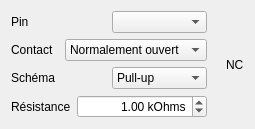
     <widget class="QWidget" name="tabFdc">
      <property name="toolTip">
       <string/>
      </property>
      <attribute name="title">
       <string>Fin de course</string>
      </attribute>
      <attribute name="toolTip">
       <string>Configuration du contact de fin de course</string>
      </attribute>
      <layout class="QHBoxLayout" name="horizontalLayout_11">
       <item>
        <layout class="QVBoxLayout" name="verticalLayout_3">
         <item>
          <layout class="QHBoxLayout" name="horizontalLayout_7">
           <item>
            <widget class="QLabel" name="label_7">
             <property name="text">
              <string>Pin</string>
             </property>
            </widget>
           </item>
           <item>
            <widget class="QComboBox" name="fdcPin"/>
           </item>
          </layout>
         </item>
         <item>
          <layout class="QHBoxLayout" name="horizontalLayout_8">
           <item>
            <widget class="QLabel" name="label_8">
             <property name="text">
              <string>Contact</string>
             </property>
            </widget>
           </item>
           <item>
            <widget class="QComboBox" name="fdcContact">
             <item>
              <property name="text">
               <string>Normalement ouvert</string>
              </property>
             </item>
             <item>
              <property name="text">
               <string>Normalement fermé</string>
              </property>
             </item>
            </widget>
           </item>
          </layout>
         </item>
         <item>
          <layout class="QHBoxLayout" name="horizontalLayout_9">
           <item>
            <widget class="QLabel" name="label_9">
             <property name="text">
              <string>Schéma</string>
             </property>
            </widget>
           </item>
           <item>
            <widget class="QComboBox" name="fdcSchema">
             <item>
              <property name="text">
               <string>Pull-up</string>
              </property>
             </item>
             <item>
              <property name="text">
               <string>Pull-down</string>
              </property>
             </item>
            </widget>
           </item>
          </layout>
         </item>
         <item>
          <layout class="QHBoxLayout" name="horizontalLayout_10">
           <item>
            <widget class="QLabel" name="label_10">
             <property name="text">
              <string>Résistance</string>
             </property>
            </widget>
           </item>
           <item>
            <widget class="QDoubleSpinBox" name="fdcResistance">
             <property name="minimumSize">
              <size>
               <width>130</width>
               <height>0</height>
              </size>
             </property>
             <property name="alignment">
              <set>Qt::AlignRight|Qt::AlignTrailing|Qt::AlignVCenter</set>
             </property>
             <property name="suffix">
              <string> kOhms</string>
             </property>
             <property name="minimum">
              <double>0.010000000000000</double>
             </property>
             <property name="maximum">
              <double>1000.000000000000000</double>
             </property>
             <property name="value">
              <double>1.000000000000000</double>
             </property>
            </widget>
           </item>
          </layout>
         </item>
        </layout>
       </item>
       <item>
        <widget class="QLabel" name="schemaFdc">
         <property name="toolTip">
          <string>Schéma contact inactif</string>
         </property>
         <property name="text">
          <string/>
         </property>
         <property name="pixmap">
          <pixmap resource="ressources.qrc">:/images/no_up.png</pixmap>
         </property>
         <property name="alignment">
          <set>Qt::AlignRight|Qt::AlignTrailing|Qt::AlignVCenter</set>
         </property>
        </widget>
       </item>
       <item>
        <widget class="QLabel" name="schemaPinFdc">
         <property name="text">
          <string>NC</string>
         </property>
         <property name="alignment">
          <set>Qt::AlignLeading|Qt::AlignLeft|Qt::AlignVCenter</set>
         </property>
        </widget>
       </item>
      </layout>
     </widget>
